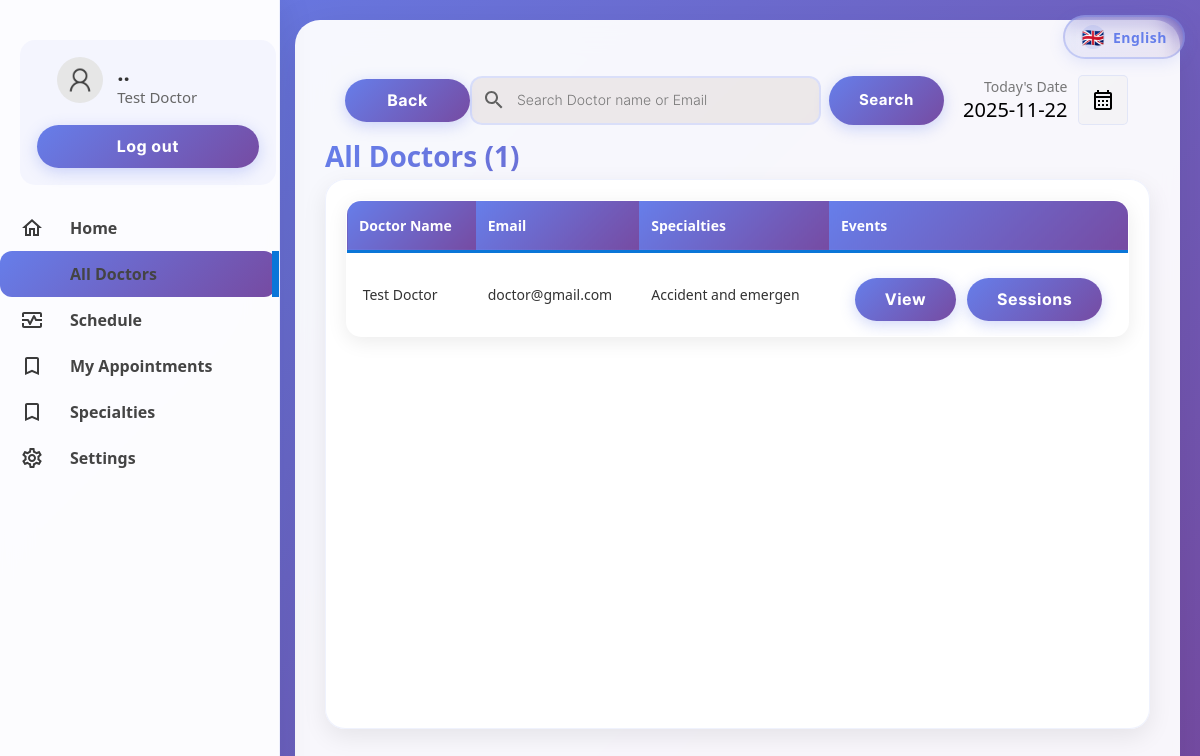
The page /patient/doctors.php (signed in) on the database its author committed.
### tables this page shows
CREATE TABLE IF NOT EXISTS `doctor` (
  `docid` int(11) NOT NULL AUTO_INCREMENT,
  `docemail` varchar(255) DEFAULT NULL,
  `docname` varchar(255) DEFAULT NULL,
  `docpassword` varchar(255) DEFAULT NULL,
  `docnic` varchar(15) DEFAULT NULL,
  `doctel` varchar(15) DEFAULT NULL,
  `specialties` int(2) DEFAULT NULL,
  PRIMARY KEY (`docid`),
  KEY `specialties` (`specialties`)
);

CREATE TABLE IF NOT EXISTS `specialties` (
  `id` int(2) NOT NULL,
  `sname` varchar(50) DEFAULT NULL,
  PRIMARY KEY (`id`)
);

### translations.php (called while the page is built, shortened)
<?php
$current_lang = $_SESSION['lang'];
$specialty_translations = [
    'en' => [
        'Accident and emergency medicine' => 'Accident and emergency medicine',
        'Paediatrics' => 'Paediatrics',
        'Clinical radiology' => 'Clinical radiology',
        'Dental, oral and maxillo-facial surgery' => 'Dental, oral and maxillo-facial surgery',
        'Cardiology' => 'Cardiology',
        'Internal medicine' => 'Internal medicine',
        'General surgery' => 'General surgery',
        'Gastroenterology' => 'Gastroenterology',
        'Endocrinology' => 'Endocrinology',
        'Nephrology' => 'Nephrology',
        'Neuro-psychiatry' => 'Neuro-psychiatry',
        'Neurosurgery' => 'Neurosurgery',
        'Obstetrics and gynecology' => 'Obstetrics and gynecology',
        'Ophthalmology' => 'Ophthalmology',
        'Orthopaedics' => 'Orthopaedics',
        'Otorhinolaryngology' => 'Otorhinolaryngology',
        'Dermatology' => 'Dermatology',
        'Neurology' => 'Neurology',
        'Psychiatry' => 'Psychiatry',
        'General Medicine' => 'General Medicine',
        'Radiology' => 'Radiology',
        'Urology' => 'Urology',
        'Oncology' => 'Oncology',
    ],
    'ar' => [
        'Accident and emergency medicine' => 'طب الحوادث والطوارئ',
        'Paediatrics' => 'طب الأطفال',
        'Clinical radiology' => 'الأشعة السريرية',
        'Dental, oral and maxillo-facial surgery' => 'جراحة الفم والوجه والفكين',
        'Cardiology' => 'أمراض القلب',
        'Internal medicine' => 'الطب الباطني',
        'General surgery' => 'الجراحة العامة',
        'Gastroenterology' => 'أمراض الجهاز الهضمي',
        'Endocrinology' => 'الغدد الصماء',
        'Nephrology' => 'أمراض الكلى',
        'Neuro-psychiatry' => 'الطب النفسي العصبي',
        'Neurosurgery' => 'جراحة الأعصاب',
        'Obstetrics and gynecology' => 'طب النساء والتوليد',
        'Ophthalmology' => 'طب العيون',
        'Orthopaedics' => 'جراحة العظام',
        'Otorhinolaryngology' => 'طب الأنف والأذن والحنجرة',
        'Dermatology' => 'الأمراض الجلدية',
        'Neurology' => 'طب الأعصاب',
        'Psychiatry' => 'الطب النفسي',
        'General Medicine' => 'الطب العام',
        'Radiology' => 'الأشعة',
        'Urology' => 'جراحة المسالك البولية',
        'Oncology' => 'الأورام',
    ]
];
function translateSpecialty($specialty_name) {
    global $specialty_translations, $current_lang;
    if (isset($specialty_translations[$current_lang][$specialty_name])) {
        return $specialty_translations[$current_lang][$specialty_name];
    }
    return $specialty_name;
}
function t($key, $default = '') {
    global $translations, $current_lang;
    if (isset($translations[$current_lang][$key])) {
        return $translations[$current_lang][$key];
    }
    return $default !== '' ? $default : $key;
}
function getLang() {
    global $current_lang;
    return $current_lang;
}
function isArabic() {
    return getLang() === 'ar';
}
?>

### patient/doctors.php (the view, shortened to what this page needs)
<?php
    if(isset($_SESSION["user"])){
        if(($_SESSION["user"])=="" or $_SESSION['usertype']!='p'){
            header("location: ../login.php");
            exit();
        }else{
            $useremail=$_SESSION["user"];
        }
    }else{
        header("location: ../login.php");
        exit();
    }
    include("../connection.php");
    include("../translations.php");
    $userrow = $database->query("select * from patient where pemail='$useremail'");
    $userfetch=$userrow->fetch_assoc();
    $username=$userfetch["pname"];
?>
<!DOCTYPE html>
<html lang="<?php echo getLang(); ?>" dir="<?php echo isArabic() ? 'rtl' : 'ltr'; ?>">
<head>
    <link rel="stylesheet" href="../css/animations.css">
    <link rel="stylesheet" href="../css/main.css">
    <link rel="stylesheet" href="../css/admin.css">
    <link rel="stylesheet" href="../css/language.css">
</head>
<body>
    <div class="language-switcher-header">
        <?php include("../language-switcher.php"); ?>
    </div>
    <div class="container">
        <div class="menu" id="sidebarMenu">
            <table class="menu-container" border="0">
                <tr>
                    <td style="padding:10px" colspan="2">
                        <table border="0" class="profile-container">
                            <tr>
                                <td width="30%" style="padding-left:20px" >
                                    <img src="../img/user.png" alt="" width="100%" style="border-radius:50%">
                                </td>
                                <td style="padding:0px;margin:0px;">
                                    <p class="profile-title"><?php echo substr($username,0,13)  ?>..</p>
                                    <p class="profile-subtitle"><?php echo substr($useremail,0,22)  ?></p>
                                </td>
                            </tr>
                            <tr>
                                <td colspan="2">
                                <a href="../logout.php" ><input type="button" value="<?php echo t('logout'); ?>" class="logout-btn btn-primary-soft btn"></a>
                                </td>
                            </tr>
                    </table>
                    </td>
                </tr>
                <tr class="menu-row" >
                    <td class="menu-btn menu-icon-home " >
                        <a href="index.php" class="non-style-link-menu "><div><p class="menu-text"><?php echo t('home'); ?></p></a></div></a>
                <tr class="menu-row">
                    <td class="menu-btn menu-icon-doctor menu-active menu-icon-doctor-active">
                        <a href="doctors.php" class="non-style-link-menu non-style-link-menu-active"><div><p class="menu-text"><?php echo t('all_doctors'); ?></p></a></div>
                <tr class="menu-row" >
                    <td class="menu-btn menu-icon-session">
                        <a href="schedule.php" class="non-style-link-menu"><div><p class="menu-text"><?php echo t('schedule'); ?></p></div></a>
                    </td>
                </tr>
                <tr class="menu-row" >
                    <td class="menu-btn menu-icon-appoinment">
                        <a href="appointment.php" class="non-style-link-menu"><div><p class="menu-text"><?php echo t('my_appointments'); ?></p></a></div>
                    </td>
                </tr>
                    <tr class="menu-row" >
                    <td class="menu-btn menu-icon-appoinment">
                        <a href="specialties.php" class="non-style-link-menu"><div><p class="menu-text"><?php echo t('specialties'); ?></p></a></div>
                    </td>
                </tr>
                <tr class="menu-row" >
                    <td class="menu-btn menu-icon-settings">
                        <a href="settings.php" class="non-style-link-menu"><div><p class="menu-text"><?php echo t('settings'); ?></p></a></div>
                    </td>
                </tr>
        <div class="dash-body">
            <table border="0" width="100%" style=" border-spacing: 0;margin:0;padding:0;margin-top:25px; ">
                <tr >
                    <td width="13%">
                        <a href="index.php" ><button  class="login-btn btn-primary-soft btn btn-icon-back"  style="padding-top:11px;padding-bottom:11px;margin-left:20px;width:125px"><font class="tn-in-text"><?php echo t('back'); ?></font></button></a>
                    </td>
                    <td>
                        <form action="" method="post" class="header-search">
                            <input type="search" name="search" class="input-text header-searchbar" placeholder="<?php echo isArabic() ? 'ابحث عن اسم الطبيب أو البريد الإلكتروني' : 'Search Doctor name or Email'; ?>" list="doctors">&nbsp;&nbsp;
                            <?php
                                $list11 = $database->query("select  docname,docemail from  doctor;");
?>
                            <input type="Submit" value="<?php echo t('search'); ?>" class="login-btn btn-primary btn" style="padding-left: 25px;padding-right: 25px;padding-top: 10px;padding-bottom: 10px;">
                        </form>
                    </td>
                    <td width="15%">
                        <p style="font-size: 14px;color: rgb(119, 119, 119);padding: 0;margin: 0;text-align: <?php echo isArabic() ? 'left' : 'right'; ?>;">
                            <?php echo t('todays_date'); ?>
                        </p>
                        <p class="heading-sub12" style="padding: 0;margin: 0;">
                            <?php
                        $date = date('Y-m-d');
                        echo $date;
                        ?>
                        </p>
                    </td>
                    <td width="10%">
                        <button  class="btn-label"  style="display: flex;justify-content: center;align-items: center;"><img src="../img/calendar.svg" width="100%"></button>
                    </td>
                </tr>
                <tr>
                    <td colspan="4" style="padding-top:10px;">
                        <p class="heading-main12" style="margin-left: 45px;font-size:18px;color:rgb(49, 49, 49)"><?php echo t('all_doctors'); ?> (<?php echo $list11->num_rows; ?>)</p>
                    </td>
                </tr>
                <?php
                    if($_POST){
                        $keyword=$_POST["search"];
                        $sqlmain= "select * from doctor where docemail='$keyword' or docname='$keyword' or docname like '$keyword%' or docname like '%$keyword' or docname like '%$keyword%'";
                    }else{
                        $sqlmain= "select * from doctor order by docid desc";
                    }
                ?>
                <tr>
                   <td colspan="4">
                       <center>
                        <div class="abc scroll">
                        <table width="93%" class="sub-table scrolldown" border="0">
                        <thead>
                        <tr>
                                <th class="table-headin">
                                <?php echo t('doctor_name'); ?>
                                </th>
                                <th class="table-headin">
                                    <?php echo t('email'); ?>
                                </th>
                                <th class="table-headin">
                                    <?php echo t('specialties'); ?>
                                </th>
                                <th class="table-headin">
                                    <?php echo t('events'); ?>
                                </tr>
                        </thead>
                        <tbody>
                            <?php
                                $result= $database->query($sqlmain);
                                if($result->num_rows==0){
                                    echo '<tr>
                                    <td colspan="4">
                                    <br><br><br><br>
                                    <center>
                                    <img src="../img/notfound.svg" width="25%">
                                    <br>
                                    <p class="heading-main12" style="margin-left: 45px;font-size:20px;color:rgb(49, 49, 49)">'.t('no_results').'</p>
                                    <a class="non-style-link" href="doctors.php"><button  class="login-btn btn-primary-soft btn"  style="display: flex;justify-content: center;align-items: center;margin-left:20px;">&nbsp; '.t('all_doctors').' &nbsp;</font></button>
                                    </a>
                                    </center>
                                    <br><br><br><br>
                                    </td>
                                    </tr>';
                                }
                                else{
                                for ( $x=0; $x<$result->num_rows;$x++){
                                    $row=$result->fetch_assoc();
                                    $docid=$row["docid"];
                                    $name=$row["docname"];
                                    $email=$row["docemail"];
                                    $spe=$row["specialties"];
                                    $spcil_res= $database->query("select sname from specialties where id='$spe'");
                                    $spcil_array= $spcil_res->fetch_assoc();
                                    $spcil_name=translateSpecialty($spcil_array["sname"]);
                                    echo '<tr>
                                        <td> &nbsp;'.
                                        substr($name,0,30)
                                        .'</td>
                                        <td>
                                        '.substr($email,0,20).'
                                        </td>
                                        <td>
                                            '.substr($spcil_name,0,20).'
                                        </td>
                                        <td>
                                        <div style="display:flex;justify-content: center;">
                                        <a href="?action=view&id='.$docid.'" class="non-style-link"><button  class="btn-primary-soft btn button-icon btn-view"  style="padding-left: 40px;padding-top: 12px;padding-bottom: 12px;margin-top: 10px;"><font class="tn-in-text">'.t('view').'</font></button></a>
                                       &nbsp;&nbsp;&nbsp;
                                       <a href="?action=session&id='.$docid.'&name='.$name.'"  class="non-style-link"><button  class="btn-primary-soft btn button-icon menu-icon-session-active"  style="padding-left: 40px;padding-top: 12px;padding-bottom: 12px;margin-top: 10px;"><font class="tn-in-text">'.t('sessions').'</font></button></a>
                                        </div>
                                        </td>
                                    </tr>';
                                }
                            }
                            ?>
                            </tbody>
                        </table>
                        </div>
                        </center>
                   </td>
                </tr>
            </table>
        </div>
</body>
</html>

### rows shown on the page
doctor: docname "Test Doctor", docemail "doctor@gmail.com", specialties.sname "Accident and emergen"

### other values the page prints
substr($useremail,0,22) "Test Doctor"
t('home') "Home"
t('all_doctors') "All Doctors"
t('schedule') "Schedule"
t('my_appointments') "My Appointments"
t('specialties') "Specialties"
t('settings') "Settings"
t('back') "Back"
t('todays_date') "Today's Date"
$date "2025-11-22"
$list11->num_rows "1"
t('doctor_name') "Doctor Name"
t('email') "Email"
t('events') "Events"
